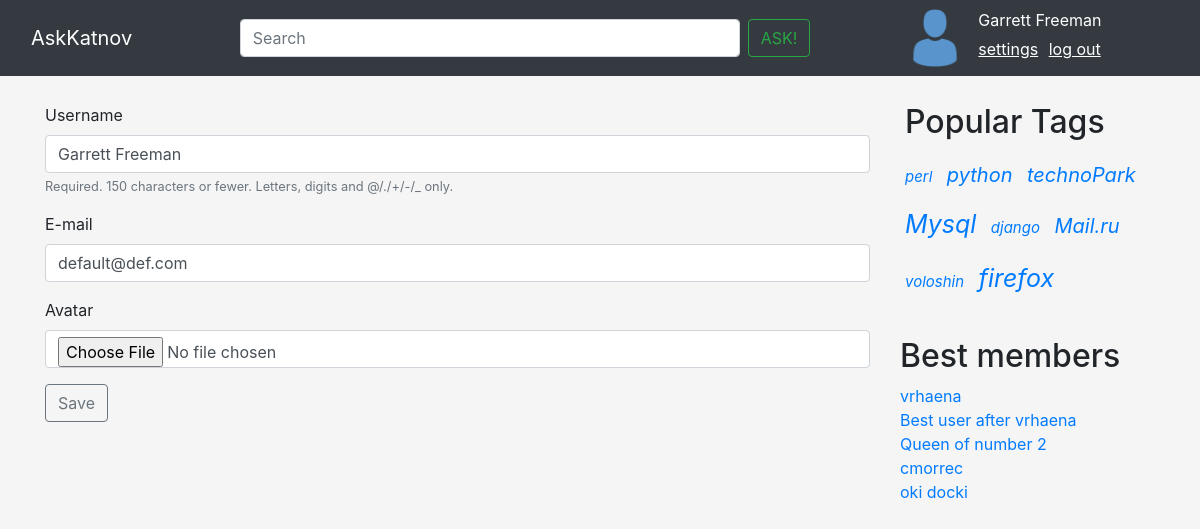
The page /profile/edit (signed in) on the database its author committed.
### app/models.py (models this page shows, shortened)
class UserProfile(AbstractUser):
    avatar = models.ImageField(upload_to='avatar/%Y/%m/%d/',
                                default = 'profile.png',
                                blank = True,
                                verbose_name='Аватарка')
    email = models.EmailField(verbose_name = 'E-mail', default = 'default@def.com', blank = True)
    class Meta:
        verbose_name = 'Профиль'

### app/views.py (the view, shortened to what this page needs)
# urls.py: path('profile/edit', views.settings, name='settings'),
@login_required
def settings(request):
    cur_user = request.user
    if request.method == 'GET':
        form = EditProfileForm(data = { 'username': cur_user.username, 'email': cur_user.email})
    ctx = { 'form': form }
    return render(request, 'settings.html', ctx)

### app/forms.py (shortened to what this page needs)
class EditProfileForm(forms.ModelForm):
	avatar = forms.ImageField()
	class Meta:
		model = UserProfile
		fields = ['username', 'email', 'avatar']

### app/views.py (called while the page is built)
def right_block(request):
    return {'bestMembers': bestMembers,
            'popularTags': popularTags,}

def is_login(request):
    return {'userName': userName,
        'isLogin': isLogin,}

### templates/settings.html (shortened to what this page needs)
{% extends 'include/base.html' %}
{% load static %}
{% load bootstrap4 %}
{% block content %}
<div>
    <form class="form" method="POST" action="edit" enctype="multipart/form-data">
        {% bootstrap_form form %}
        {% buttons %}
            <button type="submit" class="page_btn btn btn-outline-secondary">Save</button>
        {% endbuttons %}
    </form>
</div>
{% endblock content %}

### templates/include/user_block.html
{% load static %}
<div class="profile" style="margin-left: 70px;">
    <img class="user-avatar" src="{{ request.user.avatar.url }}" class="rounded">
        <span class="profile-links">
            <p>{{ request.user.username }}</p>
            <a href="{% url "settings" %}" class="settings">settings</a>
            <a href="{% url 'logout' %}?next={{ request.path }}" class="settings">log out</a>
        </span>
</div>

### static/css/navbar.css (style rules this page uses)
.profile { display: flex; margin-right: 50px; }
.user-avatar { margin-left: 10px; margin-right: 10px; height: 60px; width: 60px; }
.profile-links p { color: white; margin-left: 3px; margin-bottom: 5px; }
.settings { text-decoration: underline; color: white; margin-left: 3px; margin-right: 3px; }

### static/css/sign_in.css (style rules this page uses)
html, body { height: 100%; }
body { display: -ms-flexbox; display: flex; padding-top: 40px; padding-bottom: 40px; background-color: #f5f5f5; }

### static/css/user_block.css (style rules this page uses)
.user-avatar { max-width: 60px; }

### rows shown on the page
UserProfile: user.avatar (placeholder picture), user.username "Garrett Freeman", username "Garrett Freeman", email "default@def.com"

### other values the page prints
{{ tag }} "perl" "python" "technoPark" "Mysql" "django" "Mail.ru" "voloshin" "firefox"
{{ member }} "vrhaena" "Best user after vrhaena" "Queen of number 2" "cmorrec" "oki docki"
